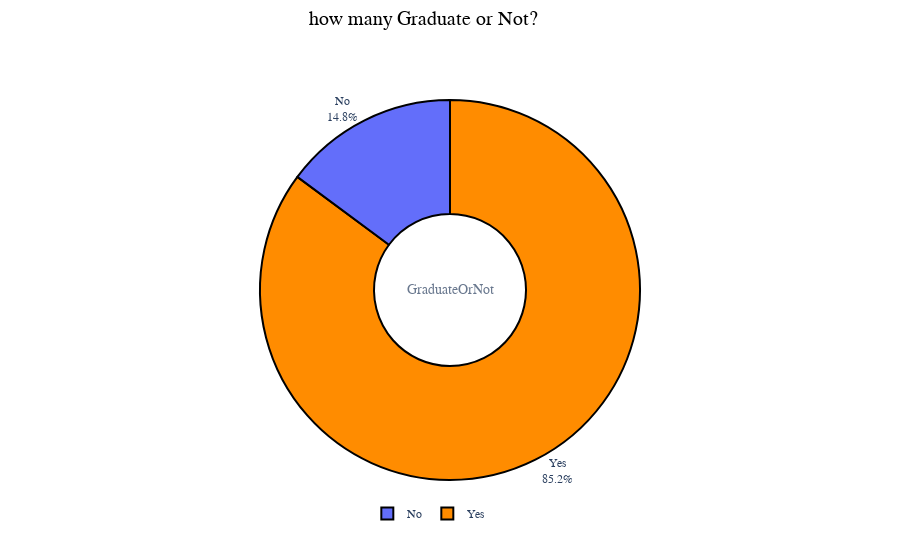

Here is the notebook cell this chart was saved with:
### Code cell
fig = go.Figure(data=[go.Pie(labels=data['GraduateOrNot'], hole=.4)])
fig.add_annotation(text='GraduateOrNot',
                   x=0.5,y=0.5,showarrow=False,font_size=14,opacity=0.7,font_family='monospace')
fig.update_traces(hoverinfo='label+percent+value',
                  marker=dict(colors=['darkorange','blue'], line=dict(color='#000000', width=2)))
fig.update_layout(
    font_family='monospace',
    title=dict(text='how many Graduate or Not?',x=0.47,y=0.98,
               font=dict(color='black',size=20)),
    legend=dict(x=0.37,y=-0.05,orientation='h',traceorder='reversed'),
    hoverlabel=dict(bgcolor='white'))
fig.update_traces(textposition='outside', textinfo='percent+label')
fig.show()

### Figure 1 — Plotly figure (JSON) as saved in the notebook; plotly's stock layout.template omitted (floating-point values rounded to 4 significant figures; data arrays with more than 128 entries replaced by an {"elided": "..."} marker saying what was removed)
{"data": [{"hole": 0.4, "hoverinfo": "label+percent+value", "labels": {"elided": "1987 str values"}, "marker": {"colors": ["darkorange", "blue"], "line": {"color": "#000000", "width": 2}}, "textinfo": "percent+label", "textposition": "outside", "type": "pie"}], "layout": {"annotations": [{"font": {"family": "monospace", "size": 14}, "opacity": 0.7, "showarrow": false, "text": "GraduateOrNot", "x": 0.5, "y": 0.5}], "font": {"family": "monospace"}, "hoverlabel": {"bgcolor": "white"}, "legend": {"orientation": "h", "traceorder": "reversed", "x": 0.37, "y": -0.05}, "title": {"font": {"color": "black", "size": 20}, "text": "how many Graduate or Not?", "x": 0.47, "y": 0.98}}}
